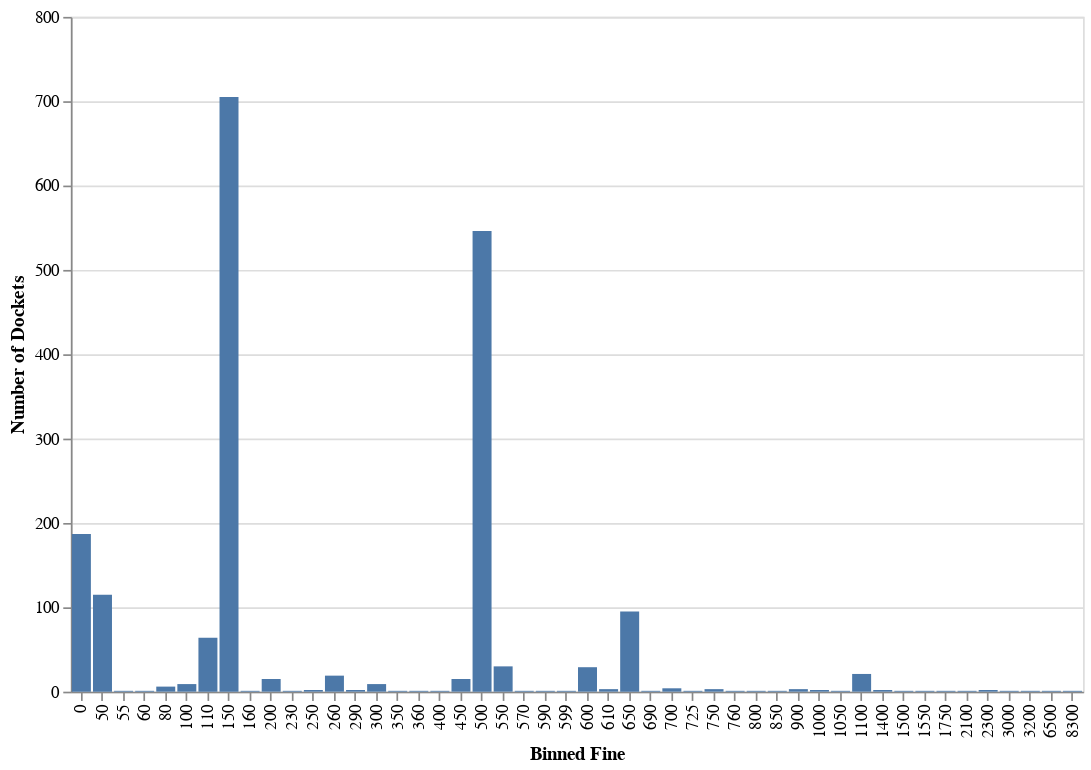

This figure's notebook cell:
### Code cell
chart = alt.Chart(df_fines).mark_bar().encode(
    x=alt.X('total_fine:O', title = 'Binned Fine'),
    y=alt.Y('n_dockets:Q', title='Number of Dockets')
).properties(
    width=600,
    height=400
)

chart.display()

### Figure 1 — Vega-Lite specification as saved in the notebook (floating-point values rounded to 4 significant figures)
{"config": {"view": {"continuousWidth": 300, "continuousHeight": 300}}, "data": {"name": "data-95836aeeb9ae4d0d79d900ac50158f3f"}, "mark": {"type": "bar"}, "encoding": {"x": {"field": "total_fine", "title": "Binned Fine", "type": "ordinal"}, "y": {"field": "n_dockets", "title": "Number of Dockets", "type": "quantitative"}}, "height": 400, "width": 600, "$schema": "https://vega.github.io/schema/vega-lite/v5.8.0.json", "datasets": {"data-95836aeeb9ae4d0d79d900ac50158f3f": [{"total_fine": 0.0, "n_dockets": 187}, {"total_fine": 50.0, "n_dockets": 115}, {"total_fine": 55.0, "n_dockets": 1}, {"total_fine": 60.0, "n_dockets": 1}, {"total_fine": 80.0, "n_dockets": 6}, {"total_fine": 100.0, "n_dockets": 9}, {"total_fine": 110.0, "n_dockets": 64}, {"total_fine": 150.0, "n_dockets": 705}, {"total_fine": 160.0, "n_dockets": 1}, {"total_fine": 200.0, "n_dockets": 15}, {"total_fine": 230.0, "n_dockets": 1}, {"total_fine": 250.0, "n_dockets": 2}, {"total_fine": 260.0, "n_dockets": 19}, {"total_fine": 290.0, "n_dockets": 2}, {"total_fine": 300.0, "n_dockets": 9}, {"total_fine": 350.0, "n_dockets": 1}, {"total_fine": 360.0, "n_dockets": 1}, {"total_fine": 400.0, "n_dockets": 1}, {"total_fine": 450.0, "n_dockets": 15}, {"total_fine": 500.0, "n_dockets": 546}, {"total_fine": 550.0, "n_dockets": 30}, {"total_fine": 570.0, "n_dockets": 1}, {"total_fine": 590.0, "n_dockets": 1}, {"total_fine": 599.0, "n_dockets": 1}, {"total_fine": 600.0, "n_dockets": 29}, {"total_fine": 610.0, "n_dockets": 3}, {"total_fine": 650.0, "n_dockets": 95}, {"total_fine": 690.0, "n_dockets": 1}, {"total_fine": 700.0, "n_dockets": 4}, {"total_fine": 725.0, "n_dockets": 1}, {"total_fine": 750.0, "n_dockets": 3}, {"total_fine": 760.0, "n_dockets": 1}, {"total_fine": 800.0, "n_dockets": 1}, {"total_fine": 850.0, "n_dockets": 1}, {"total_fine": 900.0, "n_dockets": 3}, {"total_fine": 1000.0, "n_dockets": 2}, {"total_fine": 1050.0, "n_dockets": 1}, {"total_fine": 1100.0, "n_dockets": 21}, {"total_fine": 1400.0, "n_dockets": 2}, {"total_fine": 1500.0, "n_dockets": 1}, {"total_fine": 1550.0, "n_dockets": 1}, {"total_fine": 1750.0, "n_dockets": 1}, {"total_fine": 2100.0, "n_dockets": 1}, {"total_fine": 2300.0, "n_dockets": 2}, {"total_fine": 3000.0, "n_dockets": 1}, {"total_fine": 3200.0, "n_dockets": 1}, {"total_fine": 6500.0, "n_dockets": 1}, {"total_fine": 8300.0, "n_dockets": 1}]}}
